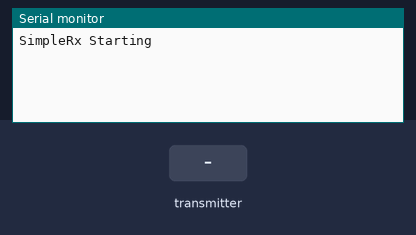
Simulated run of this sketch. Board: Arduino Uno, built with avr-gcc and run on an emulated ATmega328P. On the bench: the last lines printed to the serial monitor. The inputs (shaded band) are chosen by the test bench. No radio packets arrive unless stated.

Above: at 1.2 s.
1.3 s: the transmitter starts sending temp = 0
At 1.37 s:
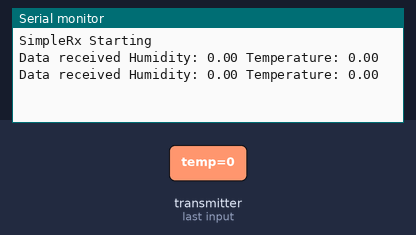
3.2 s: the transmitter starts sending hum = 0
6.2 s: the transmitter starts sending temp = 25
At 6.23 s:
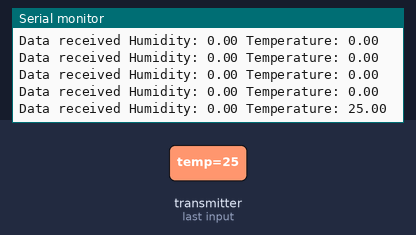
9.2 s: the transmitter starts sending hum = 25
At 9.28 s:
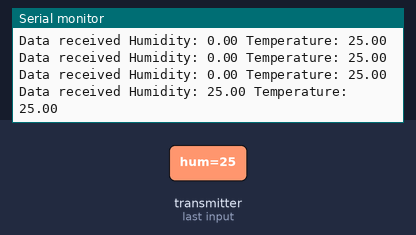
12.2 s: the transmitter starts sending temp = 0
At 12.3 s:
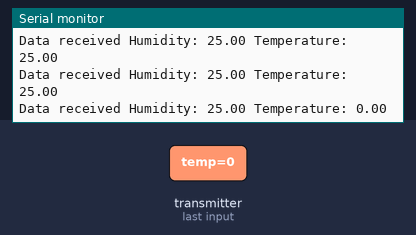
15.2 s: the transmitter starts sending temp = 100
At 15.36 s:
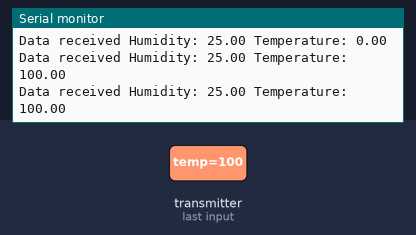
Timing chart, 0 to 18.2 s (numbered marks = the images above; inputs shaded):
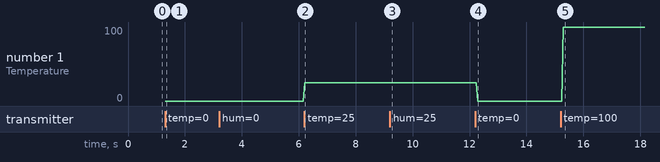

Measured:
- after the input at 1.3 s, the serial monitor: prints a new line at once (image 1)
- after the input at 6.2 s, the serial monitor: prints a new line at once (image 2)
- after the input at 9.2 s, the serial monitor: prints a new line after 0.07 s (image 3)
- after the input at 12.2 s, the serial monitor: prints a new line after 0.09 s (image 4)
- after the input at 15.2 s, the serial monitor: prints a new line after 0.09 s (image 5)
- plotted number 1: 0 → 25 after the input at 6.2 s, 0 → 100 after the input at 15.2 s

The sketch:

Receiver.ino
```cpp
#include <SPI.h>
#include <nRF24L01.h>
#include <RF24.h>

#define CE_PIN 5
#define CSN_PIN 4

const byte thisSlaveAddress[5] = {'R','x','A','A','A'};

RF24 radio(CE_PIN, CSN_PIN);

typedef struct{
    float temp;
    float hum;
}ReceivedData;

ReceivedData data;
bool newData = false;

void setup() {

    Serial.begin(9600);

    Serial.println("SimpleRx Starting");
    radio.begin();
    radio.setDataRate( RF24_250KBPS );
    radio.openReadingPipe(1, thisSlaveAddress);
    radio.startListening();
}

void loop() {
    getData();
    showData();
}

void getData() {
    if ( radio.available() ) {
        radio.read( &data, sizeof(data) );
        newData = true;
    }
}

void showData() {
    if (newData == true) {
        Serial.print("Data received ");
        Serial.println("Humidity: " + String(data.hum) + " Temperature: " + String(data.temp));
        newData = false;
    }
}
```
